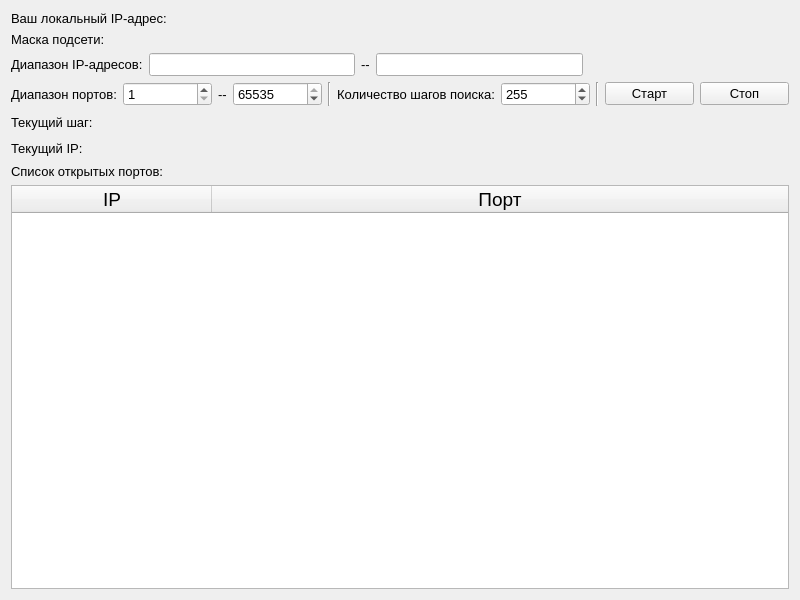
<?xml version="1.0" encoding="UTF-8"?>
<ui version="4.0">
 <class>Widget</class>
 <widget class="QWidget" name="Widget">
  <property name="geometry">
   <rect>
    <x>0</x>
    <y>0</y>
    <width>800</width>
    <height>600</height>
   </rect>
  </property>
  <property name="font">
   <font>
    <pointsize>10</pointsize>
   </font>
  </property>
  <property name="windowTitle">
   <string>ЛР #4. Сканер локальной сети на предмет имеющихся адресов и открытых портов.</string>
  </property>
  <layout class="QGridLayout" name="gridLayout_2">
   <item row="0" column="0">
    <layout class="QGridLayout" name="gridLayout">
     <item row="8" column="0">
      <widget class="QTableWidget" name="tableWidget_ports">
       <property name="font">
        <font>
         <pointsize>14</pointsize>
        </font>
       </property>
       <attribute name="horizontalHeaderDefaultSectionSize">
        <number>200</number>
       </attribute>
       <attribute name="horizontalHeaderStretchLastSection">
        <bool>true</bool>
       </attribute>
       <column>
        <property name="text">
         <string>IP</string>
        </property>
       </column>
       <column>
        <property name="text">
         <string>Порт</string>
        </property>
       </column>
      </widget>
     </item>
     <item row="5" column="0">
      <layout class="QHBoxLayout" name="horizontalLayout_currentStep">
       <property name="topMargin">
        <number>0</number>
       </property>
       <item>
        <widget class="QLabel" name="label_currentStep">
         <property name="text">
          <string>Текущий шаг:</string>
         </property>
        </widget>
       </item>
       <item>
        <widget class="QLabel" name="label_currentStepValue">
         <property name="sizePolicy">
          <sizepolicy hsizetype="Expanding" vsizetype="Preferred">
           <horstretch>0</horstretch>
           <verstretch>0</verstretch>
          </sizepolicy>
         </property>
         <property name="text">
          <string/>
         </property>
        </widget>
       </item>
       <item>
        <spacer name="horizontalSpacer_2">
         <property name="orientation">
          <enum>Qt::Horizontal</enum>
         </property>
         <property name="sizeHint" stdset="0">
          <size>
           <width>40</width>
           <height>20</height>
          </size>
         </property>
        </spacer>
       </item>
      </layout>
     </item>
     <item row="2" column="0">
      <layout class="QHBoxLayout" name="horizontalLayout_settingsPorts">
       <property name="topMargin">
        <number>0</number>
       </property>
       <item>
        <widget class="QLabel" name="label_range">
         <property name="text">
          <string>Диапазон портов:</string>
         </property>
        </widget>
       </item>
       <item>
        <widget class="QSpinBox" name="spinBox_start">
         <property name="minimum">
          <number>1</number>
         </property>
         <property name="maximum">
          <number>65535</number>
         </property>
        </widget>
       </item>
       <item>
        <widget class="QLabel" name="label_delimiter">
         <property name="sizePolicy">
          <sizepolicy hsizetype="Fixed" vsizetype="Preferred">
           <horstretch>0</horstretch>
           <verstretch>0</verstretch>
          </sizepolicy>
         </property>
         <property name="text">
          <string>--</string>
         </property>
        </widget>
       </item>
       <item>
        <widget class="QSpinBox" name="spinBox_end">
         <property name="minimum">
          <number>1</number>
         </property>
         <property name="maximum">
          <number>65535</number>
         </property>
         <property name="value">
          <number>65535</number>
         </property>
        </widget>
       </item>
       <item>
        <widget class="Line" name="line">
         <property name="orientation">
          <enum>Qt::Vertical</enum>
         </property>
        </widget>
       </item>
       <item>
        <widget class="QLabel" name="label_steps">
         <property name="text">
          <string>Количество шагов поиска:</string>
         </property>
        </widget>
       </item>
       <item>
        <widget class="QSpinBox" name="spinBox_steps">
         <property name="minimum">
          <number>1</number>
         </property>
         <property name="maximum">
          <number>10000</number>
         </property>
         <property name="value">
          <number>255</number>
         </property>
        </widget>
       </item>
       <item>
        <widget class="Line" name="line_2">
         <property name="orientation">
          <enum>Qt::Vertical</enum>
         </property>
        </widget>
       </item>
       <item>
        <widget class="QPushButton" name="pushButton_exec">
         <property name="text">
          <string>Старт</string>
         </property>
        </widget>
       </item>
       <item>
        <widget class="QPushButton" name="pushButton_stop">
         <property name="text">
          <string>Стоп</string>
         </property>
        </widget>
       </item>
      </layout>
     </item>
     <item row="0" column="0">
      <layout class="QVBoxLayout" name="verticalLayout_interfaceInfo">
       <property name="topMargin">
        <number>0</number>
       </property>
       <item>
        <widget class="QLabel" name="label_localIp">
         <property name="text">
          <string>Ваш локальный IP-адрес: </string>
         </property>
        </widget>
       </item>
       <item>
        <widget class="QLabel" name="label_netmask">
         <property name="text">
          <string>Маска подсети: </string>
         </property>
        </widget>
       </item>
      </layout>
     </item>
     <item row="7" column="0">
      <widget class="QLabel" name="label_ports">
       <property name="text">
        <string>Список открытых портов:</string>
       </property>
      </widget>
     </item>
     <item row="1" column="0">
      <layout class="QHBoxLayout" name="horizontalLayout">
       <property name="topMargin">
        <number>0</number>
       </property>
       <item>
        <widget class="QLabel" name="label_ipRange">
         <property name="text">
          <string>Диапазон IP-адресов:</string>
         </property>
        </widget>
       </item>
       <item>
        <widget class="QLineEdit" name="lineEdit_startIp"/>
       </item>
       <item>
        <widget class="QLabel" name="label_delimiter2">
         <property name="text">
          <string>--</string>
         </property>
        </widget>
       </item>
       <item>
        <widget class="QLineEdit" name="lineEdit_endIp"/>
       </item>
       <item>
        <spacer name="horizontalSpacer">
         <property name="orientation">
          <enum>Qt::Horizontal</enum>
         </property>
         <property name="sizeHint" stdset="0">
          <size>
           <width>40</width>
           <height>20</height>
          </size>
         </property>
        </spacer>
       </item>
      </layout>
     </item>
     <item row="6" column="0">
      <layout class="QHBoxLayout" name="horizontalLayout_2">
       <property name="topMargin">
        <number>0</number>
       </property>
       <item>
        <widget class="QLabel" name="label_currentIp">
         <property name="text">
          <string>Текущий IP:</string>
         </property>
        </widget>
       </item>
       <item>
        <widget class="QLabel" name="label_currentIpValue">
         <property name="sizePolicy">
          <sizepolicy hsizetype="Expanding" vsizetype="Preferred">
           <horstretch>0</horstretch>
           <verstretch>0</verstretch>
          </sizepolicy>
         </property>
         <property name="text">
          <string/>
         </property>
        </widget>
       </item>
       <item>
        <spacer name="horizontalSpacer_3">
         <property name="orientation">
          <enum>Qt::Horizontal</enum>
         </property>
         <property name="sizeHint" stdset="0">
          <size>
           <width>40</width>
           <height>20</height>
          </size>
         </property>
        </spacer>
       </item>
      </layout>
     </item>
    </layout>
   </item>
  </layout>
 </widget>
 <resources/>
 <connections/>
</ui>
